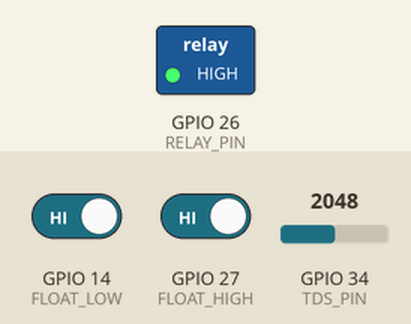
This sketch was run on a simulated ESP32-C6. Shown: switched loads named in the sketch (green lamp = pin HIGH). The inputs (shaded band) are chosen by the test bench; at power-on: GPIO 14 (FLOAT_LOW) HIGH, GPIO 27 (FLOAT_HIGH) HIGH, GPIO 34 (TDS_PIN) = 2048. What the sketch prints to the serial monitor is not drawn.

Above: at 2.8 s.
2.9 s: GPIO 14 (FLOAT_LOW) driven LOW
At 5.0 s:
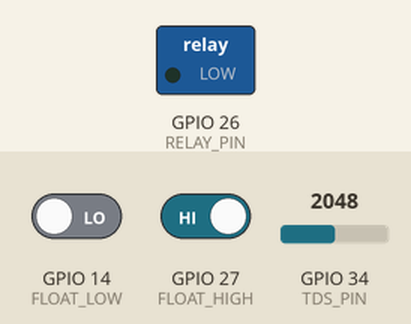
5.6 s: GPIO 27 (FLOAT_HIGH) driven LOW
At 7.1 s:
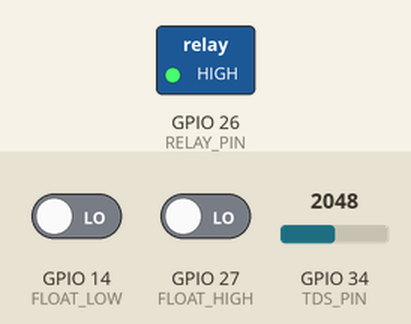
9.5 s: GPIO 27 (FLOAT_HIGH) driven HIGH
At 11.2 s:
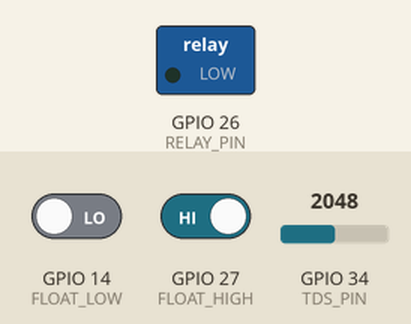
Timing chart, 0 to 12.7 s (numbered marks = the images above; inputs shaded):
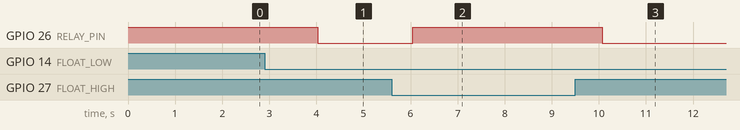

Measured:
- after the input at 2.9 s, GPIO 26 (RELAY_PIN): HIGH → LOW after 1.1 s
- after the input at 5.6 s, GPIO 26 (RELAY_PIN): LOW → HIGH after 0.45 s
- after the input at 9.5 s, GPIO 26 (RELAY_PIN): HIGH → LOW after 0.58 s

The sketch:

SRP.ino
```cpp
// ================= PIN ASSIGNMENTS (ESP32-C6) =================
#define FLOAT_LOW   14    // Low level float switch
#define FLOAT_HIGH  27    // High level float switch
#define RELAY_PIN   26    // Relay input pin (Active LOW)
#define TDS_PIN     34    // TDS sensor analog pin

// ================= VARIABLES =================
bool pumpState = false;   // false = OFF, true = ON

// TDS variables
const float VREF = 3.3;   // ESP32 reference voltage
const int ADC_RES = 4095; // 12-bit ADC

void setup() {
  Serial.begin(115200);

  // Float switches
  pinMode(FLOAT_LOW, INPUT_PULLUP);
  pinMode(FLOAT_HIGH, INPUT_PULLUP);

  // Relay
  pinMode(RELAY_PIN, OUTPUT);
  digitalWrite(RELAY_PIN, HIGH);   // OFF initially

  Serial.println("===== Automatic Water Pump Controller Started =====");
}

void loop() {
  // ================= FLOAT SENSOR READ =================
  bool lowLevel  = (digitalRead(FLOAT_LOW)  == LOW);
  bool highLevel = (digitalRead(FLOAT_HIGH) == LOW);

  // ================= PUMP CONTROL LOGIC =================
  if (lowLevel && !highLevel) {
    pumpState = true;   // Start pump
  }
  else if (highLevel) {
    pumpState = false;  // Stop pump
  }

  // ================= RELAY CONTROL =================
  if (pumpState) {
    digitalWrite(RELAY_PIN, LOW);   // ON
  } else {
    digitalWrite(RELAY_PIN, HIGH);  // OFF
  }

  // ================= TDS SENSOR READ =================
  int tdsRaw = analogRead(TDS_PIN);
  float voltage = (tdsRaw * VREF) / ADC_RES;

  // Standard approximate TDS formula
  float tdsValue = (133.42 * voltage * voltage * voltage
                   - 255.86 * voltage * voltage
                   + 857.39 * voltage) * 0.5;

  // ================= SERIAL OUTPUT =================
  Serial.println("------------------------------------------------");

  if (!lowLevel && !highLevel) {
    Serial.println("Tank Status : ABOVE Low but BELOW Full");
  } else if (lowLevel && !highLevel) {
    Serial.println("Tank Status : BELOW Low → Needs Filling!");
  } else if (highLevel) {
    Serial.println("Tank Status : FULL → Stop Pump");
  }

  Serial.print("Pump Status : ");
  Serial.println(pumpState ? "RUNNING (ON)" : "STOPPED (OFF)");

  Serial.print("TDS Raw ADC : ");
  Serial.println(tdsRaw);

  Serial.print("TDS Voltage: ");
  Serial.print(voltage, 2);
  Serial.println(" V");

  Serial.print("TDS Value  : ");
  Serial.print(tdsValue, 0);
  Serial.println(" ppm");

  Serial.println("------------------------------------------------\n");

  delay(2000);  // Update every 2 seconds
}
```
